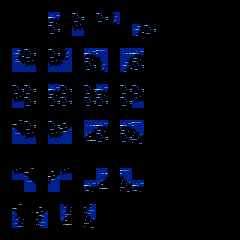

A level layout from a 2D game, rendered from its tile map. Below: a short description, then the map file with its tile-grid data intact:
An orthogonal 20x20 tile map with 12x12 px tiles, 7 tile layers (regions_input, regions_output, input_BG, input_BG, ...).

<map version="1.2" tiledversion="1.2.1" orientation="orthogonal" renderorder="right-down" width="20" height="20" tilewidth="12" tileheight="12" infinite="0" nextlayerid="9" nextobjectid="1">
 <tileset firstgid="1" name="overworld(day)-Master" tilewidth="12" tileheight="12" tilecount="1296" columns="36">
  <image source="../../image/overworld(day)-Master.png" width="432" height="432" />
 </tileset>
 <layer id="1" name="regions_input" width="20" height="20">
  <data encoding="csv">
0,0,0,0,0,0,0,0,0,0,0,0,0,0,0,0,0,0,0,0,
0,0,0,0,161,0,161,0,161,161,0,0,0,0,0,0,0,0,0,0,
0,0,0,0,161,0,161,0,0,0,0,161,161,0,0,0,0,0,0,0,
0,0,0,0,0,0,0,0,0,0,0,0,0,0,0,0,0,0,0,0,
0,161,161,0,161,161,0,161,161,0,161,161,0,0,0,0,0,0,0,0,
0,161,161,0,161,161,0,161,161,0,161,161,0,0,0,0,0,0,0,0,
0,0,0,0,0,0,0,0,0,0,0,0,0,0,0,0,0,0,0,0,
0,161,161,0,161,161,0,161,161,0,161,161,0,0,0,0,0,0,0,0,
0,161,161,0,161,161,0,161,161,0,161,161,0,0,0,0,0,0,0,0,
0,0,0,0,0,0,0,0,0,0,0,0,0,0,0,0,0,0,0,0,
0,161,161,0,161,161,0,0,161,0,161,0,0,0,0,0,0,0,0,0,
0,0,161,0,161,0,0,161,161,0,161,161,0,0,0,0,0,0,0,0,
0,0,0,0,0,0,0,0,0,0,0,0,0,0,0,0,0,0,0,0,
0,0,0,0,0,0,0,0,0,0,0,0,0,0,0,0,0,0,0,0,
0,161,161,0,161,161,0,0,161,0,161,0,0,0,0,0,0,0,0,0,
0,0,161,0,161,0,0,161,161,0,161,161,0,0,0,0,0,0,0,0,
0,0,0,0,0,0,0,0,0,0,0,0,0,0,0,0,0,0,0,0,
0,161,0,161,0,161,0,161,0,0,0,0,0,0,0,0,0,0,0,0,
0,161,0,161,0,161,0,161,0,0,0,0,0,0,0,0,0,0,0,0,
0,0,0,0,0,0,0,0,0,0,0,0,0,0,0,0,0,0,0,0
</data>
 </layer>
 <layer id="2" name="regions_output" width="20" height="20">
  <data encoding="csv">
0,0,0,0,0,0,0,0,0,0,0,0,0,0,0,0,0,0,0,0,
0,0,0,0,163,0,0,0,0,163,0,0,0,0,0,0,0,0,0,0,
0,0,0,0,0,0,163,0,0,0,0,163,0,0,0,0,0,0,0,0,
0,0,0,0,0,0,0,0,0,0,0,0,0,0,0,0,0,0,0,0,
0,0,0,0,0,0,0,0,163,0,163,0,0,0,0,0,0,0,0,0,
0,163,0,0,0,163,0,0,0,0,0,0,0,0,0,0,0,0,0,0,
0,0,0,0,0,0,0,0,0,0,0,0,0,0,0,0,0,0,0,0,
0,0,0,0,163,0,0,0,163,0,0,0,0,0,0,0,0,0,0,0,
0,163,0,0,0,0,0,0,0,0,0,163,0,0,0,0,0,0,0,0,
0,0,0,0,0,0,0,0,0,0,0,0,0,0,0,0,0,0,0,0,
0,0,0,0,0,0,0,163,0,0,0,163,0,0,0,0,0,0,0,0,
0,163,0,0,0,163,0,0,0,0,0,0,0,0,0,0,0,0,0,0,
0,0,0,0,0,0,0,0,0,0,0,0,0,0,0,0,0,0,0,0,
0,0,0,0,0,0,0,0,0,0,0,0,0,0,0,0,0,0,0,0,
0,0,163,0,163,0,0,0,163,0,163,0,0,0,0,0,0,0,0,0,
0,0,163,0,163,0,0,0,163,0,163,0,0,0,0,0,0,0,0,0,
0,0,0,0,0,0,0,0,0,0,0,0,0,0,0,0,0,0,0,0,
0,163,0,163,0,0,0,0,0,0,0,0,0,0,0,0,0,0,0,0,
0,0,0,0,0,163,0,163,0,0,0,0,0,0,0,0,0,0,0,0,
0,0,0,0,0,0,0,0,0,0,0,0,0,0,0,0,0,0,0,0
</data>
 </layer>
 <layer id="3" name="input_BG" width="20" height="20">
  <data encoding="csv">
0,0,0,0,0,0,0,0,0,0,0,0,0,0,0,0,0,0,0,0,
0,0,0,0,149,0,153,0,153,149,0,0,0,0,0,0,0,0,0,0,
0,0,0,0,153,0,149,0,0,0,0,149,153,0,0,0,0,0,0,0,
0,0,0,0,0,0,0,0,0,0,0,0,0,0,0,0,0,0,0,0,
0,45,153,0,153,48,0,10,0,0,0,10,0,0,0,0,0,0,0,0,
0,0,118,0,118,0,0,153,48,0,45,153,0,0,0,0,0,0,0,0,
0,0,0,0,0,0,0,0,0,0,0,0,0,0,0,0,0,0,0,0,
0,153,153,0,10,153,0,153,10,0,153,153,0,0,0,0,0,0,0,0,
0,118,153,0,153,153,0,153,153,0,153,118,0,0,0,0,0,0,0,0,
0,0,0,0,0,0,0,0,0,0,0,0,0,0,0,0,0,0,0,0,
0,47,153,0,153,46,0,0,10,0,10,0,0,0,0,0,0,0,0,0,
0,0,118,0,118,0,0,83,153,0,153,82,0,0,0,0,0,0,0,0,
0,0,0,0,0,0,0,0,0,0,0,0,0,0,0,0,0,0,0,0,
0,0,0,0,0,0,0,0,0,0,0,0,0,0,0,0,0,0,0,0,
0,118,153,0,153,118,0,0,10,0,10,0,0,0,0,0,0,0,0,0,
0,0,118,0,118,0,0,10,153,0,153,10,0,0,0,0,0,0,0,0,
0,0,0,0,0,0,0,0,0,0,0,0,0,0,0,0,0,0,0,0,
0,118,0,118,0,45,0,48,0,0,0,0,0,0,0,0,0,0,0,0,
0,45,0,48,0,10,0,10,0,0,0,0,0,0,0,0,0,0,0,0,
0,0,0,0,0,0,0,0,0,0,0,0,0,0,0,0,0,0,0,0
</data>
 </layer>
 <layer id="7" name="input_BG" width="20" height="20">
  <data encoding="csv">
0,0,0,0,0,0,0,0,0,0,0,0,0,0,0,0,0,0,0,0,
0,0,0,0,150,0,154,0,154,150,0,0,0,0,0,0,0,0,0,0,
0,0,0,0,154,0,150,0,0,0,0,150,154,0,0,0,0,0,0,0,
0,0,0,0,0,0,0,0,0,0,0,0,0,0,0,0,0,0,0,0,
0,0,154,0,154,0,0,0,0,0,0,0,0,0,0,0,0,0,0,0,
0,0,0,0,0,0,0,154,0,0,0,154,0,0,0,0,0,0,0,0,
0,0,0,0,0,0,0,0,0,0,0,0,0,0,0,0,0,0,0,0,
0,154,154,0,0,154,0,154,0,0,154,154,0,0,0,0,0,0,0,0,
0,0,0,0,154,154,0,154,154,0,154,0,0,0,0,0,0,0,0,0,
0,0,0,0,0,0,0,0,0,0,0,0,0,0,0,0,0,0,0,0,
0,0,154,0,154,0,0,0,0,0,0,0,0,0,0,0,0,0,0,0,
0,0,0,0,0,0,0,0,154,0,154,0,0,0,0,0,0,0,0,0,
0,0,0,0,0,0,0,0,0,0,0,0,0,0,0,0,0,0,0,0,
0,0,0,0,0,0,0,0,0,0,0,0,0,0,0,0,0,0,0,0,
0,0,154,0,154,0,0,0,0,0,0,0,0,0,0,0,0,0,0,0,
0,0,0,0,0,0,0,0,154,0,154,0,0,0,0,0,0,0,0,0,
0,0,0,0,0,0,0,0,0,0,0,0,0,0,0,0,0,0,0,0,
0,119,0,119,0,81,0,84,0,0,0,0,0,0,0,0,0,0,0,0,
0,81,0,84,0,11,0,11,0,0,0,0,0,0,0,0,0,0,0,0,
0,0,0,0,0,0,0,0,0,0,0,0,0,0,0,0,0,0,0,0
</data>
 </layer>
 <layer id="5" name="input_BG" width="20" height="20">
  <data encoding="csv">
0,0,0,0,0,0,0,0,0,0,0,0,0,0,0,0,0,0,0,0,
0,0,0,0,185,0,189,0,189,185,0,0,0,0,0,0,0,0,0,0,
0,0,0,0,189,0,185,0,0,0,0,185,189,0,0,0,0,0,0,0,
0,0,0,0,0,0,0,0,0,0,0,0,0,0,0,0,0,0,0,0,
0,0,189,0,189,0,0,0,0,0,0,0,0,0,0,0,0,0,0,0,
0,0,0,0,0,0,0,189,0,0,0,189,0,0,0,0,0,0,0,0,
0,0,0,0,0,0,0,0,0,0,0,0,0,0,0,0,0,0,0,0,
0,189,189,0,0,189,0,189,0,0,189,189,0,0,0,0,0,0,0,0,
0,0,189,0,189,189,0,189,189,0,189,0,0,0,0,0,0,0,0,0,
0,0,0,0,0,0,0,0,0,0,0,0,0,0,0,0,0,0,0,0,
0,0,189,0,189,0,0,0,0,0,0,0,0,0,0,0,0,0,0,0,
0,0,0,0,0,0,0,0,189,0,189,0,0,0,0,0,0,0,0,0,
0,0,0,0,0,0,0,0,0,0,0,0,0,0,0,0,0,0,0,0,
0,0,0,0,0,0,0,0,0,0,0,0,0,0,0,0,0,0,0,0,
0,0,189,0,189,0,0,0,0,0,0,0,0,0,0,0,0,0,0,0,
0,0,0,0,0,0,0,0,189,0,189,0,0,0,0,0,0,0,0,0,
0,0,0,0,0,0,0,0,0,0,0,0,0,0,0,0,0,0,0,0,
0,0,0,0,0,0,0,0,0,0,0,0,0,0,0,0,0,0,0,0,
0,0,0,0,0,0,0,0,0,0,0,0,0,0,0,0,0,0,0,0,
0,0,0,0,0,0,0,0,0,0,0,0,0,0,0,0,0,0,0,0
</data>
 </layer>
 <layer id="6" name="input_BG" width="20" height="20">
  <data encoding="csv">
0,0,0,0,0,0,0,0,0,0,0,0,0,0,0,0,0,0,0,0,
0,0,0,0,186,0,190,0,190,186,0,0,0,0,0,0,0,0,0,0,
0,0,0,0,190,0,186,0,0,0,0,186,190,0,0,0,0,0,0,0,
0,0,0,0,0,0,0,0,0,0,0,0,0,0,0,0,0,0,0,0,
0,0,190,0,190,0,0,0,0,0,0,0,0,0,0,0,0,0,0,0,
0,0,0,0,0,0,0,190,0,0,0,190,0,0,0,0,0,0,0,0,
0,0,0,0,0,0,0,0,0,0,0,0,0,0,0,0,0,0,0,0,
0,190,190,0,0,190,0,190,0,0,190,190,0,0,0,0,0,0,0,0,
0,0,190,0,190,190,0,190,190,0,190,0,0,0,0,0,0,0,0,0,
0,0,0,0,0,0,0,0,0,0,0,0,0,0,0,0,0,0,0,0,
0,0,190,0,190,0,0,0,0,0,0,0,0,0,0,0,0,0,0,0,
0,0,0,0,0,0,0,0,190,0,190,0,0,0,0,0,0,0,0,0,
0,0,0,0,0,0,0,0,0,0,0,0,0,0,0,0,0,0,0,0,
0,0,0,0,0,0,0,0,0,0,0,0,0,0,0,0,0,0,0,0,
0,0,190,0,190,0,0,0,0,0,0,0,0,0,0,0,0,0,0,0,
0,0,0,0,0,0,0,0,190,0,190,0,0,0,0,0,0,0,0,0,
0,0,0,0,0,0,0,0,0,0,0,0,0,0,0,0,0,0,0,0,
0,0,0,0,0,0,0,0,0,0,0,0,0,0,0,0,0,0,0,0,
0,0,0,0,0,0,0,0,0,0,0,0,0,0,0,0,0,0,0,0,
0,0,0,0,0,0,0,0,0,0,0,0,0,0,0,0,0,0,0,0
</data>
 </layer>
 <layer id="4" name="output_BG" width="20" height="20">
  <data encoding="csv">
0,0,0,0,0,0,0,0,0,0,0,0,0,0,0,0,0,0,0,0,
0,0,0,0,10,0,0,0,0,48,0,0,0,0,0,0,0,0,0,0,
0,0,0,0,0,0,118,0,0,0,0,45,0,0,0,0,0,0,0,0,
0,0,0,0,0,0,0,0,0,0,0,0,0,0,0,0,0,0,0,0,
0,0,0,0,0,0,0,0,12,0,9,0,0,0,0,0,0,0,0,0,
0,117,0,0,0,120,0,0,0,0,0,0,0,0,0,0,0,0,0,0,
0,0,0,0,0,0,0,0,0,0,0,0,0,0,0,0,0,0,0,0,
0,0,0,0,0,0,0,0,0,0,0,0,0,0,0,0,0,0,0,0,
0,0,0,0,0,0,0,0,0,0,0,0,0,0,0,0,0,0,0,0,
0,0,0,0,0,0,0,0,0,0,0,0,0,0,0,0,0,0,0,0,
0,0,0,0,0,0,0,9,0,0,0,12,0,0,0,0,0,0,0,0,
0,117,0,0,0,120,0,0,0,0,0,0,0,0,0,0,0,0,0,0,
0,0,0,0,0,0,0,0,0,0,0,0,0,0,0,0,0,0,0,0,
0,0,0,0,0,0,0,0,0,0,0,0,0,0,0,0,0,0,0,0,
0,0,47,0,46,0,0,0,9,0,12,0,0,0,0,0,0,0,0,0,
0,0,117,0,120,0,0,0,83,0,82,0,0,0,0,0,0,0,0,0,
0,0,0,0,0,0,0,0,0,0,0,0,0,0,0,0,0,0,0,0,
0,47,0,46,0,0,0,0,0,0,0,0,0,0,0,0,0,0,0,0,
0,0,0,0,0,83,0,82,0,0,0,0,0,0,0,0,0,0,0,0,
0,0,0,0,0,0,0,0,0,0,0,0,0,0,0,0,0,0,0,0
</data>
 </layer>
</map>
